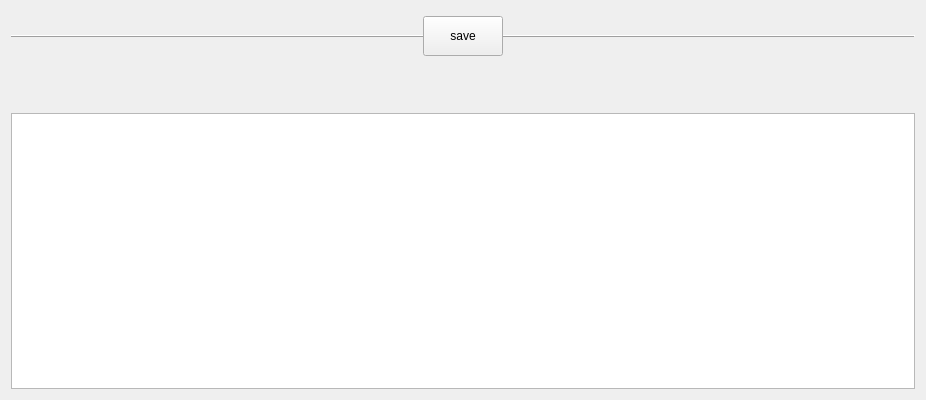
<?xml version="1.0" encoding="UTF-8"?>
<ui version="4.0">
 <class>guiSimpleFileEditor</class>
 <widget class="QWidget" name="guiSimpleFileEditor">
  <property name="geometry">
   <rect>
    <x>0</x>
    <y>0</y>
    <width>926</width>
    <height>400</height>
   </rect>
  </property>
  <property name="minimumSize">
   <size>
    <width>0</width>
    <height>0</height>
   </size>
  </property>
  <property name="windowTitle">
   <string>Form</string>
  </property>
  <layout class="QVBoxLayout" name="verticalLayout">
   <item>
    <widget class="QFrame" name="controlPanel">
     <property name="minimumSize">
      <size>
       <width>0</width>
       <height>50</height>
      </size>
     </property>
     <property name="maximumSize">
      <size>
       <width>16777215</width>
       <height>50</height>
      </size>
     </property>
     <property name="frameShape">
      <enum>QFrame::Shape::HLine</enum>
     </property>
     <property name="frameShadow">
      <enum>QFrame::Shadow::Raised</enum>
     </property>
     <layout class="QHBoxLayout" name="horizontalLayout">
      <property name="spacing">
       <number>0</number>
      </property>
      <property name="leftMargin">
       <number>0</number>
      </property>
      <property name="topMargin">
       <number>0</number>
      </property>
      <property name="rightMargin">
       <number>0</number>
      </property>
      <property name="bottomMargin">
       <number>0</number>
      </property>
      <item>
       <spacer name="horizontalSpacer">
        <property name="orientation">
         <enum>Qt::Orientation::Horizontal</enum>
        </property>
        <property name="sizeHint" stdset="0">
         <size>
          <width>411</width>
          <height>20</height>
         </size>
        </property>
       </spacer>
      </item>
      <item>
       <widget class="QPushButton" name="saveButton">
        <property name="minimumSize">
         <size>
          <width>80</width>
          <height>40</height>
         </size>
        </property>
        <property name="maximumSize">
         <size>
          <width>80</width>
          <height>40</height>
         </size>
        </property>
        <property name="text">
         <string>save</string>
        </property>
       </widget>
      </item>
      <item>
       <spacer name="horizontalSpacer_2">
        <property name="orientation">
         <enum>Qt::Orientation::Horizontal</enum>
        </property>
        <property name="sizeHint" stdset="0">
         <size>
          <width>411</width>
          <height>20</height>
         </size>
        </property>
       </spacer>
      </item>
     </layout>
    </widget>
   </item>
   <item>
    <widget class="QLabel" name="editedFile">
     <property name="minimumSize">
      <size>
       <width>0</width>
       <height>40</height>
      </size>
     </property>
     <property name="maximumSize">
      <size>
       <width>16777215</width>
       <height>40</height>
      </size>
     </property>
     <property name="font">
      <font>
       <bold>true</bold>
      </font>
     </property>
     <property name="text">
      <string/>
     </property>
    </widget>
   </item>
   <item>
    <widget class="QPlainTextEdit" name="plainTextEdit">
     <property name="minimumSize">
      <size>
       <width>0</width>
       <height>0</height>
      </size>
     </property>
    </widget>
   </item>
  </layout>
 </widget>
 <resources/>
 <connections/>
</ui>
